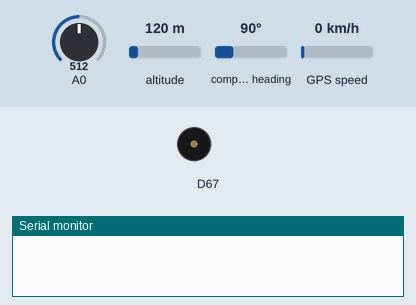
This sketch was run on a simulated Arduino Uno R4 WiFi. Parts: buzzer (waves = sounding), the last lines printed to the serial monitor. Inputs (shaded band) come from the test bench; at power-on: A0 = 512, altitude 120 m, compass heading 90°, GPS speed 0 km/h (analog values on the 0–1023 scale). Storage starts empty; the GPS gets a fix after 3 s at 37.7749, -122.4194 with 8 satellites.

Above: at 0.0 s.
At 5.9 s:
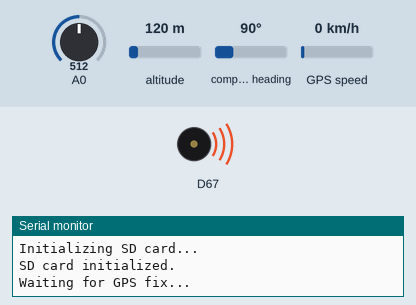
Timing chart, 0 to 7.5 s (numbered marks = the images above):
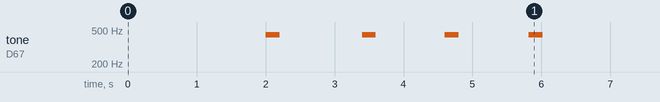

The sketch:

DataloggerScript.ino
```cpp
// data recording program for each of the arduinos
// takes analog reading at *100 Hz* and syncs with the GPS satellite at *1 Hz*
// hopefully there are good comments

// imports
#include <SPI.h>
#include <SD.h> // want to switch to better SD library for full timecode filenames
#include <Adafruit_GPS.h>
#include <SoftwareSerial.h>
#include <Arduino_Modulino.h>

#define GPSECHO false // echos the GPS data to the serial output
#define BUFFER_SIZE 512 // size of buffer for writes to SD card

ModulinoBuzzer buzzer; // initialize the buzzer object
int soundf = 440; // sound frequency
int soundd = 200; // sound duration

int sensorValue = 0; // initialize sensor value as 0
const int chipSelect = 10; // pick chip select pin to be 10, this is the case for dedicated spi headers
const int ledPin = LED_BUILTIN; // set up LED pin

File myFile; // initialize file variable
char filename[32]; // empty var for filename
bool fileInitialized = false; // do we have a file to write to?

char buffer[BUFFER_SIZE]; // initialize write buffer
int bufferIndex = 0; // how filled is our write buffer
uint32_t lastLogTime = 0; // when did we last log data
const uint16_t LOG_INTERVAL_MS = 100; // how often we measure signal, could need to be much quicker

// global variables for > 1 Hz recording frequency
uint32_t gpsSyncMillis = 0;
uint8_t gpsSyncHour = 0;
uint8_t gpsSyncMinute = 0;
uint8_t gpsSyncSecond = 0;

int lastGPSSec = -1; // for sync mentioned above

bool gpsfixbool = false; // initial gps fix test

// initialize serial for GPS
SoftwareSerial mySerial(8, 7);
Adafruit_GPS GPS(&mySerial);

void setup() { // this stuff runs only once
// ------------------------------------ Buzzer -----------------------
  // Some notes on the audio error codes:
  // One beep is good, continuous beeps are really mf bad
  Modulino.begin();
  buzzer.begin();

  analogReadResolution(14); // 14 bit read resolution, to convert to volts mult by 5/16383

// ------------------------------------------- GPS and Serial --------------------------------------------------------
  Serial.begin(115200); // initialize serial 115200 baud
  delay(2000);
  Serial.println("Initializing Adafruit GPS Shield");
  buzzer.tone(soundf,soundd);
  delay(2*soundd);

  GPS.begin(9600); // initialize link to GPS module at 9600 baud
  GPS.sendCommand(PMTK_SET_NMEA_OUTPUT_RMCGGA); // request minimum recommended data and fix data (altitude and things)
  GPS.sendCommand(PMTK_SET_NMEA_UPDATE_1HZ); // request updates at 1 Hz, this should be the quickest we get these guys
  GPS.sendCommand(PGCMD_ANTENNA); // get updates on antenna status

  delay(1000);

  Serial.println("GPS initialized?"); // there should be some conditional here to check if this is right
  buzzer.tone(soundf,soundd);
  delay(soundd);
  delay(1000);

// ------------------------------------------- SD Card----------------------
  Serial.println("Initializing SD card...");
  buzzer.tone(soundf,soundd);
  delay(soundd);
  delay(1000);

  if (!SD.begin(chipSelect)) {
    Serial.println(" SD card initialization failed."); // if cant select chip, cry
      while (1) {
        Serial.println("SD Card Broken!!! :(");
        digitalWrite(ledPin, HIGH);
        buzzer.tone(soundf,soundd);
        delay(2*soundd);
        digitalWrite(ledPin, LOW);
        buzzer.tone(soundf,soundd);
        delay(2*soundd);
      }; // hold in loop, dont run rest of code
  }
  Serial.println("SD card initialized.");
  Serial.println("Waiting for GPS fix...");
  buzzer.tone(soundf,soundd);
  delay(2*soundd);

}

void loop() { // this thing runs constantly from startup until power loss, want to be able to shutdown gracefully
  char c = GPS.read();
  if ((c) && (GPSECHO)) // if there is GPS data and we want echo, print data to serial
    Serial.write(c);

  if (GPS.newNMEAreceived()) {
    if (!GPS.parse(GPS.lastNMEA()))   // this also sets the newNMEAreceived() flag to false *this comment is from the example sketch in the package*
      return;  // we can fail to parse a sentence in which case we should just wait for another
  }

// time to parse the GPS data
  if (millis() - lastLogTime >= LOG_INTERVAL_MS) { // if its been at least a log interval, do below
    lastLogTime = millis(); // reset the timer
    // Serial.println("Timer reset"); // debug

    if (GPS.fix) { // we wait until we get a gps lock to do any kind of recording or naming

      Serial.println("GPS fixed"); // what a surprise

      if (gpsfixbool = false) {
        buzzer.tone(soundf,soundd);
        delay(soundd);
      }

      // begin time sync for the more frequent measurements
      if (GPS.seconds != lastGPSSec) {
        lastGPSSec = GPS.seconds;

        gpsSyncMillis = millis();
        gpsSyncHour = GPS.hour;
        gpsSyncMinute = GPS.minute;
        gpsSyncSecond = GPS.seconds;
      }

      // local variables for syncing
      uint32_t elapsed = millis() - gpsSyncMillis;

      uint32_t totalSeconds = gpsSyncHour * 3600UL + gpsSyncMinute * 60UL + gpsSyncSecond + (elapsed / 1000); // convert GPS time into total seconds
      float elapsedSeconds = gpsSyncHour * 3600.0f + gpsSyncMinute * 60.0f + gpsSyncSecond + (elapsed / 1000.0f); // want this to output in csv as a float

      // now convert new time back to hh mm ss msmsms
      uint16_t ms = elapsed % 1000;
      uint8_t hour = (totalSeconds / 3600) % 24;
      uint8_t minute = (totalSeconds / 60) % 60;
      uint8_t second = totalSeconds % 60;

      int sensorValue = analogRead(A0); // read from pin A0 (still need to figure out how to convert them integers to a real voltage measurement)

      if (!fileInitialized && GPS.year >= 25 && GPS.year <= 27) { // check if file not initialized and sanity check that the GPS data makes sense
        snprintf(filename,sizeof(filename), // the filename based on timecode
        "%02d%02d%02d%02d.csv", // limited to 8 characters before extension because of bad SD card library
        GPS.year,GPS.month,GPS.day,GPS.hour);

        Serial.print("Creating file: ");
        Serial.println(filename);
        buzzer.tone(soundf,soundd);
        delay(soundd);

        myFile = SD.open(filename, FILE_WRITE); // open / create file for write

        if (!myFile) {
          Serial.println("File creating failed.");
          while(1) {
            buzzer.tone(soundf,soundd);
            delay(2*soundd);
          }
        }

        myFile.println("timecode,seconds,lat,lat_dir,lon,lon_dir,sensor"); // make CSV headers and push to the file
        myFile.flush();

        fileInitialized = true; // set bool

        Serial.println("File initialized.");
        buzzer.tone(soundf,soundd);
        delay(soundd);
      }

      if (bufferIndex < BUFFER_SIZE - 120) { // ensure we don't overflow buffer
        int len = snprintf(&buffer[bufferIndex], // print below things to buffer
                   BUFFER_SIZE - bufferIndex,
                   "%02d%02d%02d_%02d%02d%02d_%03d,%.3f,%.4f,%c,%.4f,%c,%d\n", // format of data to print
                   GPS.year, GPS.month, GPS.day, hour, minute, second, ms, elapsedSeconds, GPS.latitude, GPS.lat, GPS.longitude, GPS.lon, sensorValue); // values to write

        // Serial.println("Wrote to buffer"); // debug

        if (len > 0) bufferIndex += len;
    }
  }

  if (bufferIndex >= BUFFER_SIZE - 120) { // check if we're close to full
    myFile.write((uint8_t*)buffer, bufferIndex);
    myFile.flush();   // ensures data is committed
    bufferIndex = 0;
    Serial.println("Buffer pushed to SD card");
  }
  }
}
```
